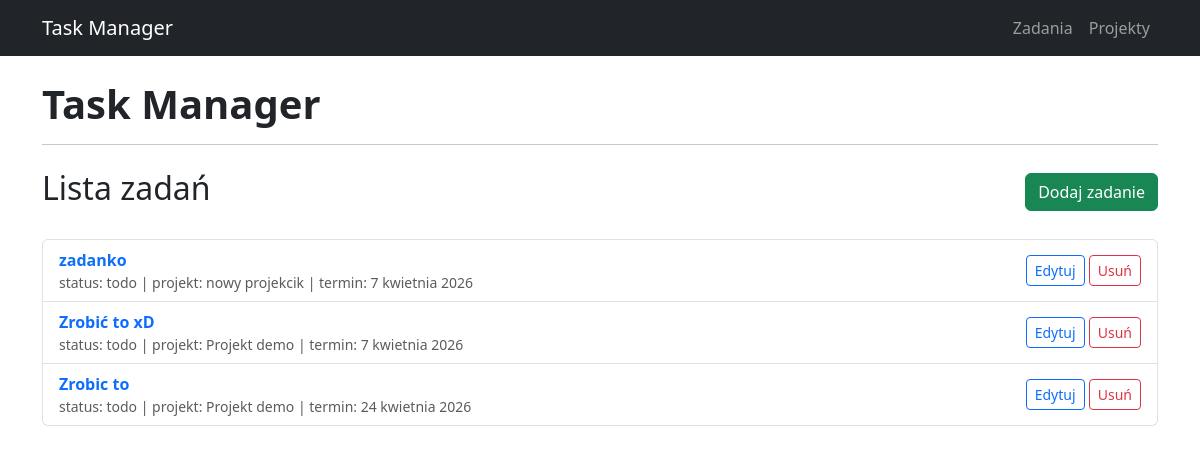
The page / on the database its author committed.
### pomidor/models.py (models this page shows, shortened)
class Task(models.Model):
    class Status(models.TextChoices):
        TODO = "todo", "To do"
        DOING = "doing", "Doing"
        DONE = "done", "Done"
    project = models.ForeignKey(
        Project,
        on_delete=models.CASCADE,
        related_name="tasks",
    )
    title = models.CharField(max_length=200)
    description = models.TextField(blank=True)
    status = models.CharField(
        max_length=10,
        choices=Status.choices,
        default=Status.TODO,
    )
    due_date = models.DateField(blank=True, null=True)
    created_at = models.DateTimeField(auto_now_add=True)
    tags = models.ManyToManyField(
        Tag,
        blank=True,
        related_name="tasks",
    )
    class Meta:
        ordering = ["-created_at"]

class Project(models.Model):
    name = models.CharField(max_length=150)
    description = models.TextField(blank=True)
    created_at = models.DateTimeField(auto_now_add=True)
    class Meta:
        ordering = ["name"]

### pomidor/views.py (the view)
# urls.py: path("", TaskListView.as_view(), name="task_list"),
class TaskListView(ListView):
    model = Task
    template_name = "tasks/task_list.html"
    context_object_name = "tasks"

### pomidor/templates/tasks/task_list.html (shortened to what this page needs)
{% extends "base.html" %}
{% block content %}
<div class="d-flex justify-content-between align-items-center mb-4">
    <h2>Lista zadań</h2>
    <a href="{% url 'task_add' %}" class="btn btn-success">
        Dodaj zadanie
    </a>
</div>
{% if tasks %}
    <ul class="list-group">
        {% for task in tasks %}
            <li class="list-group-item d-flex justify-content-between align-items-center">
                <div>
                    <a href="{% url 'task_detail' task.pk %}" class="fw-semibold text-decoration-none">
                        {{ task.title }}
                    </a>
                    <div class="small text-muted">
                        status: {{ task.status }} |
                        projekt: {{ task.project.name }} |
                        termin: {{ task.due_date|default:"brak" }}
                    </div>
                </div>
                <div>
                    <a href="{% url 'task_edit' task.pk %}" class="btn btn-sm btn-outline-primary">
                        Edytuj
                    </a>
                    <form method="post" action="{% url 'task_delete' task.pk %}" style="display:inline;">
                        <a href="{% url 'task_delete' task.pk %}" class="btn btn-sm btn-outline-danger">
                            Usuń
                        </a>
                    </form>
                </div>
            </li>
        {% endfor %}
    </ul>
{% else %}
    <div class="alert alert-info">
        Brak zadań.
    </div>
{% endif %}
{% endblock %}

### templates/base.html (shortened to what this page needs)
<!DOCTYPE html>
<html lang="pl">
<head>
    <link href="https://cdn.jsdelivr.net/npm/bootstrap@5.3.3/dist/css/bootstrap.min.css" rel="stylesheet">
</head>
<body>
<nav class="navbar navbar-expand-lg navbar-dark bg-dark">
    <div class="container">
        <a class="navbar-brand" href="#">Task Manager</a>
        <div class="collapse navbar-collapse">
            <ul class="navbar-nav ms-auto">
                <li class="nav-item">
                    <a class="nav-link" href="{% url 'task_list' %}">Zadania</a>
                </li>
                <li class="nav-item">
                    <a class="nav-link" href="{% url 'project_list' %}">Projekty</a>
                </li>
            </ul>
        </div>
    </div>
</nav>
<div class="container mt-4">
    <div class="mb-4">
        <h1 class="fw-bold">Task Manager</h1>
        <hr>
    </div>
    {% block content %}
    {% endblock %}
</div>
</body>
</html>

### rows shown on the page
Task: title "zadanko", status "todo", project.name "nowy projekcik", due_date "7 kwietnia 2026"
Task: title "Zrobić to xD", status "todo", project.name "Projekt demo", due_date "7 kwietnia 2026"
Task: title "Zrobic to", status "todo", project.name "Projekt demo", due_date "24 kwietnia 2026"
